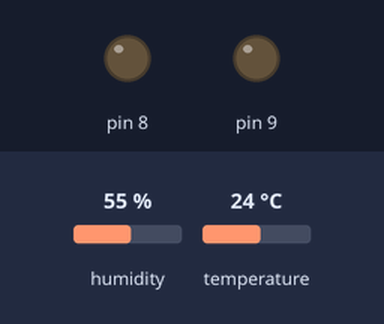
Recording of a sketch running on a simulated Arduino Uno, built with avr-gcc and run on an emulated ATmega328P. On the bench: output pins drawn as LEDs (lit = HIGH). Inputs (shaded band) come from the test bench; at power-on: temperature 24 °C, humidity 55 %.

Above: at 2.8 s.
2.9 s: temperature set to 21 °C
5.6 s: temperature set to 18 °C
At 6.9 s:
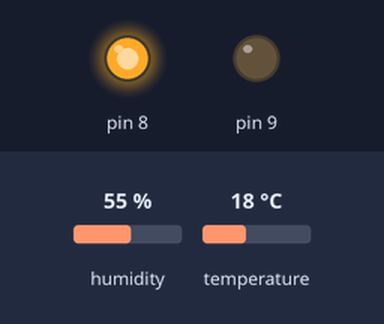
8.3 s: temperature set to 33 °C
At 10.5 s:
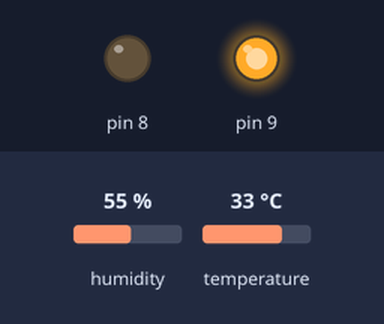
11.6 s: temperature set to 29 °C
At 12.9 s:
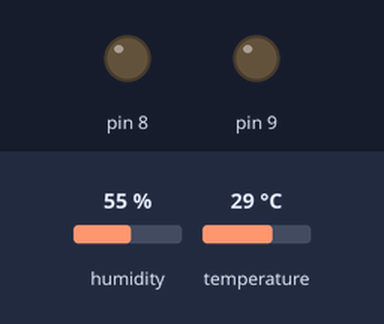
14.3 s: temperature set to 12 °C
At 17.7 s:
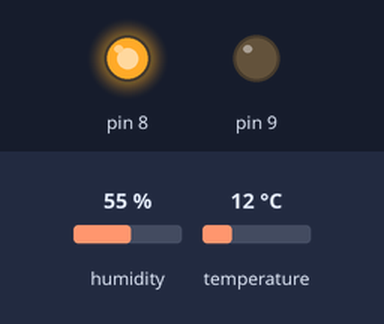
Timing chart, 0 to 18.7 s (numbered marks = the images above; inputs shaded):
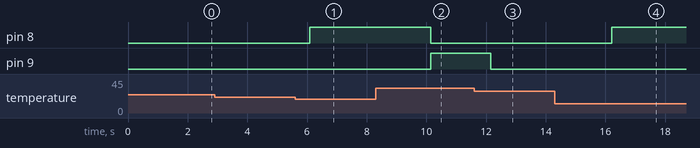

The sketch:

Projeto_191_Estufa_temperatura_fora_da_faixa.ino
```cpp
// Projeto 191 - Estufa: temperatura fora da faixa
// Arduino Uno | Arduino Neon Lab

#include <DHT.h>
DHT dht(2,DHT11);
void setup(){dht.begin();pinMode(8,OUTPUT);pinMode(9,OUTPUT);}
void loop(){
 float t=dht.readTemperature();
 if(!isnan(t)){
  digitalWrite(8,t<20);digitalWrite(9,t>30);
 }
 delay(2000);
}
```

Measured:
- the behaviour switches between 20 and 19 °C on temperature (found by bisection; images 0 and 1)
- the behaviour switches between 31 and 30 °C on temperature (found by bisection; images 2 and 3)
- after the input at 2.9 s, every drawn part: stays the same
- after the input at 5.6 s, pin 8: LOW → HIGH after 0.49 s
- after the input at 8.3 s, pin 8: HIGH → LOW after 1.8 s; pin 9: LOW → HIGH after 1.8 s
- after the input at 11.6 s, pin 9: HIGH → LOW after 0.56 s
- after the input at 14.3 s, pin 8: LOW → HIGH after 1.9 s
